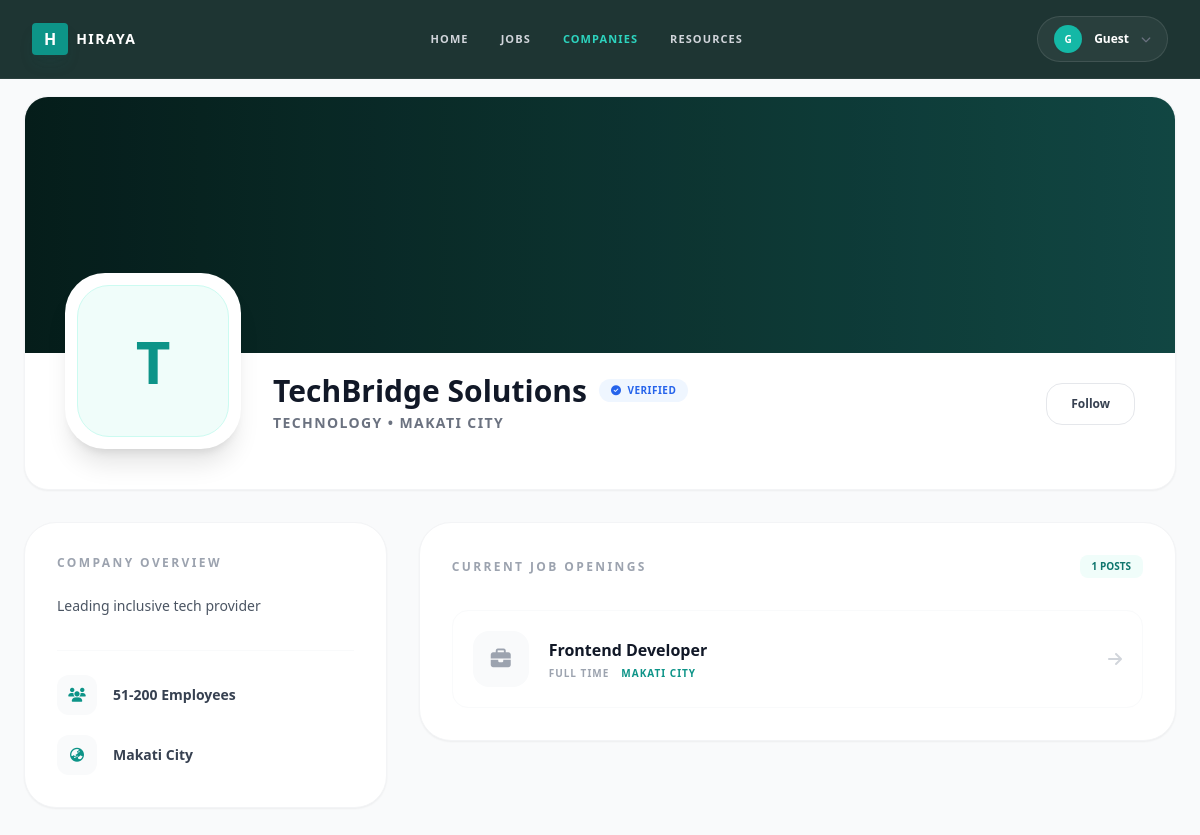
/dashboard/user/company-details.php?id=1, run on the app's committed database.
### tables this page shows
CREATE TABLE IF NOT EXISTS `companies` (
    `id` INT AUTO_INCREMENT PRIMARY KEY,
    `employer_id` INT NOT NULL,
    `name` VARCHAR(255) NOT NULL,
    `industry` VARCHAR(100),
    `description` TEXT,
    `logo` VARCHAR(255) DEFAULT 'default_logo.png',
    `website` VARCHAR(255),
    `location` VARCHAR(255),
    `size` VARCHAR(50) DEFAULT '51-200',
    `is_verified` TINYINT(1) DEFAULT 0,
    `is_pwd_friendly` TINYINT(1) DEFAULT 0,
    `verified` TINYINT(1) DEFAULT 0,  
    FOREIGN KEY (`employer_id`) REFERENCES `users`(`id`) ON DELETE CASCADE
);

CREATE TABLE IF NOT EXISTS `jobs` (
    `id` INT AUTO_INCREMENT PRIMARY KEY,
    `company_id` INT NOT NULL,
    `category_id` INT NOT NULL,
    `title` VARCHAR(255) NOT NULL,
    `description` TEXT NOT NULL,
    `location` VARCHAR(255) NOT NULL,
    `work_type` ENUM('Remote', 'On-site', 'Hybrid') DEFAULT 'On-site',
    `job_type` ENUM('full time', 'part time', 'Internship', 'Contract') DEFAULT 'full time',
    `salary_min` INT,
    `salary_max` INT,
    `tags` TEXT,  
    `is_active` TINYINT(1) DEFAULT 1,
    `posted_date` TIMESTAMP DEFAULT CURRENT_TIMESTAMP,
    FOREIGN KEY (`company_id`) REFERENCES `companies`(`id`) ON DELETE CASCADE,
    FOREIGN KEY (`category_id`) REFERENCES `categories`(`id`)
);

### dashboard/user/company-details.php (the view, shortened to what this page needs)
<?php
require_once '../../includes/db.php';
$company_id = $_GET['id'] ?? null;
try {
    $stmt = $pdo->prepare("SELECT * FROM companies WHERE id = ?");
    $stmt->execute([$company_id]);
    $company = $stmt->fetch();
    $jobStmt = $pdo->prepare("SELECT * FROM jobs WHERE company_id = ?");
    $jobStmt->execute([$company_id]);
    $jobs = $jobStmt->fetchAll();
} catch (PDOException $e) {
    die("Database error: " . $e->getMessage());
}
$base_path = "/SDG/";
$first_name = $_SESSION['first_name'] ?? "Guest";
$initial = strtoupper(substr($first_name, 0, 1));
?>
<!DOCTYPE html>
<html lang="en">
<head>
    <script src="https://cdn.tailwindcss.com"></script>
    <link rel="stylesheet" href="https://cdnjs.cloudflare.com/ajax/libs/font-awesome/6.4.0/css/all.min.css">
</head>
<body class="bg-gray-50 font-sans">
    <header class="fixed w-full z-50 bg-[#06201d]/90 backdrop-blur-md text-white py-4 px-8 flex justify-between items-center border-b border-white/5">
        <div class="flex items-center gap-2">
            <span class="bg-teal-600 p-1 px-3 rounded font-bold shadow-lg shadow-teal-900/20">H</span>
            <span class="font-bold tracking-widest uppercase text-sm">Hiraya</span>
        </div>
        <nav class="hidden md:flex gap-8 text-[11px] font-bold uppercase tracking-widest">
            <a href="<?php echo $base_path; ?>index.php" class="text-gray-300 hover:text-white transition">Home</a>
            <a href="<?php echo $base_path; ?>dashboard/user/jobs/jobs.php" class="text-gray-300 hover:text-white transition">Jobs</a>
            <a href="<?php echo $base_path; ?>dashboard/user/companies.php" class="text-teal-400">Companies</a>
            <a href="<?php echo $base_path; ?>dashboard/user/resources.php" class="text-gray-300 hover:text-white transition">Resources</a>
        </nav>
        <div class="relative inline-block text-left">
            <button onclick="toggleDropdown()" class="flex items-center gap-3 bg-white/5 hover:bg-white/10 px-4 py-2 rounded-full transition-all active:scale-95 cursor-pointer border border-white/10">
                <div class="w-7 h-7 bg-teal-500 rounded-full flex items-center justify-center text-[10px] font-bold text-white shadow-sm">
                    <?php echo htmlspecialchars($initial); ?>
                </div>
                <span class="text-white text-xs font-bold"><?php echo htmlspecialchars($first_name); ?></span>
                <i class="fa-solid fa-chevron-down text-[10px] text-gray-500"></i>
            </button>
        </div>
    </header>
    <main class="pt-24 pb-20">
        <div class="max-w-6xl mx-auto bg-white rounded-3xl shadow-sm overflow-hidden border border-gray-100">
            <div class="h-64 bg-gradient-to-r from-[#06201d] to-teal-900 relative">
                <div class="absolute inset-0 bg-black/10"></div>
            </div>
            <div class="px-10 pb-10 relative">
                <div class="flex flex-col md:flex-row items-end gap-8 -mt-20">
                    <div class="w-44 h-44 bg-white p-3 rounded-[2.5rem] shadow-xl relative z-10">
                        <div class="w-full h-full bg-teal-50 rounded-[2rem] flex items-center justify-center text-teal-600 text-6xl font-bold border border-teal-100">
                            <?php echo substr(htmlspecialchars($company['name']), 0, 1); ?>
                        </div>
                    </div>
                    <div class="flex-1 mb-4 text-center md:text-left">
                        <div class="flex flex-col md:flex-row md:items-center gap-3">
                            <h1 class="text-3xl font-black text-gray-900 leading-tight">
                                <?php echo htmlspecialchars($company['name']); ?>
                            </h1>
                            <?php if($company['is_verified']): ?>
                                <span class="inline-flex items-center gap-1.5 px-3 py-1 bg-blue-50 text-blue-600 rounded-full text-[10px] font-black uppercase tracking-wider self-center">
                                    <i class="fa-solid fa-circle-check"></i> Verified
                                </span>
                            <?php endif; ?>
                        </div>
                        <p class="text-gray-500 font-bold text-sm mt-1 uppercase tracking-widest">
                            <?php echo htmlspecialchars($company['industry'] ?? 'Corporate Partner'); ?> • <?php echo htmlspecialchars($company['location']); ?>
                        </p>
                    </div>
                    <div class="flex gap-3 mb-6">
                        <button class="px-6 py-3 bg-white border border-gray-200 text-gray-700 rounded-2xl font-bold text-xs hover:bg-gray-50 transition">Follow</button>
                    </div>
                </div>
            </div>
        </div>
        <div class="max-w-6xl mx-auto mt-8 grid grid-cols-1 lg:grid-cols-12 gap-8 px-4 lg:px-0">
            <div class="lg:col-span-4 space-y-6">
                <div class="bg-white p-8 rounded-[2rem] shadow-sm border border-gray-100">
                    <h2 class="text-xs font-black uppercase tracking-[0.2em] text-gray-400 mb-6">Company Overview</h2>
                    <p class="text-gray-600 text-sm leading-relaxed mb-8">
                        <?php echo nl2br(htmlspecialchars($company['description'])); ?>
                    </p>
                    <div class="space-y-5 pt-6 border-t border-gray-50">
                        <div class="flex items-center gap-4 text-sm font-bold text-gray-700">
                            <div class="w-10 h-10 bg-gray-50 rounded-xl flex items-center justify-center text-teal-600">
                                <i class="fa-solid fa-users"></i>
                            </div>
                            <span><?php echo htmlspecialchars($company['size'] ?? '51-200'); ?> Employees</span>
                        </div>
                        <div class="flex items-center gap-4 text-sm font-bold text-gray-700">
                            <div class="w-10 h-10 bg-gray-50 rounded-xl flex items-center justify-center text-teal-600">
                                <i class="fa-solid fa-earth-asia"></i>
                            </div>
                            <span class="truncate"><?php echo htmlspecialchars($company['location']); ?></span>
                        </div>
                    </div>
                </div>
            </div>
            <div class="lg:col-span-8">
                <div class="bg-white p-8 rounded-[2rem] shadow-sm border border-gray-100">
                    <div class="flex justify-between items-center mb-8">
                        <h2 class="text-xs font-black uppercase tracking-[0.2em] text-gray-400">Current Job Openings</h2>
                        <span class="px-3 py-1 bg-teal-50 text-teal-700 rounded-lg text-[10px] font-black"><?php echo count($jobs); ?> POSTS</span>
                    </div>
                    <div class="space-y-4">
                        <?php if(count($jobs) > 0): ?>
                            <?php foreach($jobs as $job): ?>
                                <a href="jobs/job-details.php?id=<?php echo $job['id']; ?>" class="flex items-center justify-between p-5 border border-gray-50 rounded-2xl hover:border-teal-500/20 hover:bg-teal-50/10 transition-all group">
                                    <div class="flex items-center gap-5">
                                        <div class="w-14 h-14 bg-gray-50 rounded-2xl flex items-center justify-center text-gray-400 group-hover:bg-teal-600 group-hover:text-white transition-all duration-300">
                                            <i class="fa-solid fa-briefcase text-xl"></i>
                                        </div>
                                        <div>
                                            <h4 class="font-bold text-gray-900 group-hover:text-teal-600 transition-colors"><?php echo htmlspecialchars($job['title']); ?></h4>
                                            <div class="flex gap-3 mt-1">
                                                <span class="text-[10px] font-black uppercase tracking-widest text-gray-400"><?php echo htmlspecialchars($job['job_type']); ?></span>
                                                <span class="text-[10px] font-black uppercase tracking-widest text-teal-600"><?php echo htmlspecialchars($job['location']); ?></span>
                                            </div>
                                        </div>
                                    </div>
                                    <div class="flex items-center gap-4">
                                        <i class="fa-solid fa-arrow-right text-gray-300 group-hover:translate-x-1 group-hover:text-teal-600 transition-all"></i>
                                    </div>
                                </a>
                            <?php endforeach; ?>
                        <?php endif; ?>
                    </div>
                </div>
            </div>
        </div>
    </main>
</body>
</html>

### data on the page
companies: name "T", name "TechBridge Solutions", industry "TECHNOLOGY", location "MAKATI CITY", description "Leading inclusive tech provider", size "51-200", location "Makati City"
jobs: title "Frontend Developer", job_type "FULL TIME", location "MAKATI CITY"

### other printed values
$initial "G"
$first_name "Guest"
count($jobs) "1"
